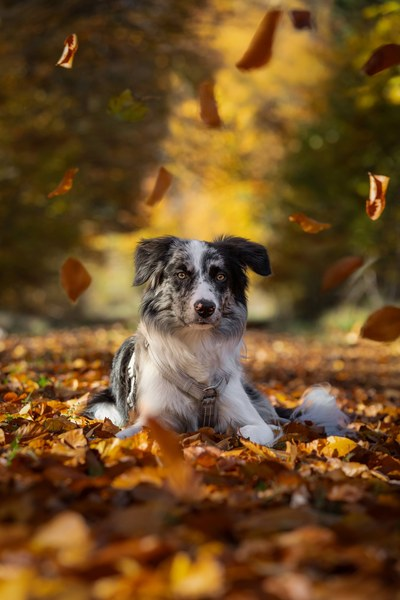
#> input picture images/thumbs/_mg_0420-8-edit-2.jpg, 400 x 600 px; its folder holds 4 pictures in this run
$ python process_photos.py ../images/thumbs
#> lines starting #> are read from the running program, lines starting #| are printed output that depends on the picture
"""
Photo Processing Script for Konrad Jaworski Photography Portfolio
=================================================================
Resizes and compresses photos from a source folder, generating:
  - Thumbnails (400px wide, 70% JPEG quality) → images/thumbs/
  - Medium versions (1200px wide, 85% JPEG quality) → images/medium/
  - A photos.json manifest → js/photos.json

Usage:
    pip install Pillow
    python scripts/process_photos.py <source_folder>

Example:
    python scripts/process_photos.py "C:/Users/kjawo/Downloads/GooglePhotos"
"""

import os
import sys
import json
from datetime import datetime
from pathlib import Path

try:
    from PIL import Image, ImageOps
    from PIL.ExifTags import Base as ExifBase
except ImportError:
    print("Error: Pillow is required. Install it with: pip install Pillow")
    sys.exit(1)

# Config
THUMB_WIDTH = 400
THUMB_QUALITY = 70
MEDIUM_WIDTH = 1200
MEDIUM_QUALITY = 85
SUPPORTED_EXTENSIONS = {'.jpg', '.jpeg', '.png', '.webp', '.tiff', '.bmp'}

# Paths (relative to project root)
PROJECT_ROOT = Path(__file__).resolve().parent.parent
THUMBS_DIR = PROJECT_ROOT / 'images' / 'thumbs'
MEDIUM_DIR = PROJECT_ROOT / 'images' / 'medium'
MANIFEST_PATH = PROJECT_ROOT / 'js' / 'photos.json'


def get_photo_date(img_path: Path) -> datetime:
    """Extract date from EXIF data, falling back to file modification time."""
    try:
        with Image.open(img_path) as img:
#> img is the input picture: PIL image 400x600 RGB; mean R, G, B 110.9, 78.1, 38.1
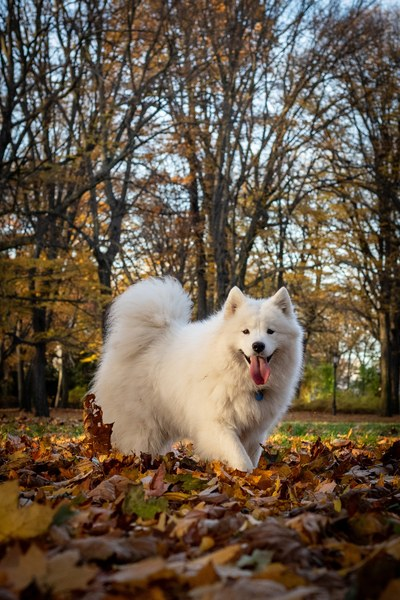
#> input picture images/thumbs/_mg_0623-3.jpg, 400 x 600 px
#> in get_photo_date, img is the input picture: PIL image 400x600 RGB; mean R, G, B 103.2, 88.7, 72.4
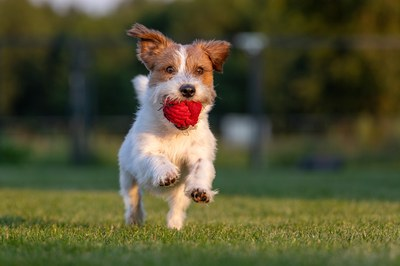
#> input picture images/thumbs/_mg_1080-2.jpg, 400 x 266 px
#> in get_photo_date, img is the input picture: PIL image 400x266 RGB; mean R, G, B 82.5, 82, 51.1
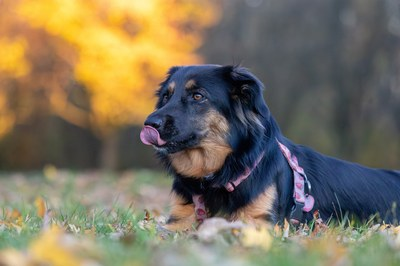
#> input picture images/thumbs/_mg_1291-3.jpg, 400 x 266 px
#> in get_photo_date, img is the input picture: PIL image 400x266 RGB; mean R, G, B 124.7, 115.6, 95.1
            exif = img._getexif()
            if exif:
                # Try DateTimeOriginal (36867), then DateTimeDigitized (36868), then DateTime (306)
                for tag_id in (36867, 36868, 306):
                    date_str = exif.get(tag_id)
                    if date_str:
                        return datetime.strptime(date_str, "%Y:%m:%d %H:%M:%S")
    except Exception:
        pass
    # Fallback: file modification time
    return datetime.fromtimestamp(img_path.stat().st_mtime)


def process_image(source_path: Path, filename: str) -> dict | None:
    """Process a single image: create thumbnail and medium version."""
#> called with filename = '_mg_1291-3.jpg'
    try:
        with Image.open(source_path) as img:
            # Fix orientation based on EXIF
            img = ImageOps.exif_transpose(img)

            # Convert to RGB if necessary (handles RGBA, palette, etc.)
            if img.mode not in ('RGB', 'L'):
                img = img.convert('RGB')

            w, h = img.size
#> w = 400; h = 266

            # Generate thumbnail
            thumb_height = int(h * (THUMB_WIDTH / w))
#> thumb_height = 266
            thumb = img.resize((THUMB_WIDTH, thumb_height), Image.LANCZOS)
            thumb_path = THUMBS_DIR / filename
            thumb.save(thumb_path, 'JPEG', quality=THUMB_QUALITY, optimize=True)

            # Generate medium
            if w > MEDIUM_WIDTH:
                medium_height = int(h * (MEDIUM_WIDTH / w))
                medium = img.resize((MEDIUM_WIDTH, medium_height), Image.LANCZOS)
            else:
                medium = img.copy()
            medium_path = MEDIUM_DIR / filename
            medium.save(medium_path, 'JPEG', quality=MEDIUM_QUALITY, optimize=True)

            return {
                'thumb': f'images/thumbs/{filename}',
                'medium': f'images/medium/{filename}',
                'alt': filename.rsplit('.', 1)[0].replace('_', ' ').replace('-', ' ')
            }

    except Exception as e:
        print(f"  ⚠ Error processing {source_path.name}: {e}")
        return None


def main():
    if len(sys.argv) < 2:
        print("Usage: python process_photos.py <source_folder>")
        print("Example: python process_photos.py \"C:/Users/kjawo/Downloads/GooglePhotos\"")
        sys.exit(1)

    source_dir = Path(sys.argv[1]).resolve()
    if not source_dir.is_dir():
        print(f"Error: '{source_dir}' is not a valid directory.")
        sys.exit(1)

    # Collect image files
    all_images = [
        f for f in source_dir.iterdir()
        if f.is_file() and f.suffix.lower() in SUPPORTED_EXTENSIONS
    ]

    # Sort newest to oldest by EXIF date (fallback: file mod time)
    print("Reading dates for sorting...")
    images = sorted(all_images, key=get_photo_date, reverse=True)

    if not images:
        print(f"No supported images found in '{source_dir}'.")
        print(f"Supported formats: {', '.join(SUPPORTED_EXTENSIONS)}")
        sys.exit(1)

    print(f"Found {len(images)} images in '{source_dir}'")
    print(f"Project root: {PROJECT_ROOT}")
    print()

    # Create output directories
    THUMBS_DIR.mkdir(parents=True, exist_ok=True)
    MEDIUM_DIR.mkdir(parents=True, exist_ok=True)

    manifest = []
    for i, img_path in enumerate(images, 1):
        # Normalize filename: lowercase, replace spaces
        filename = img_path.name.lower().replace(' ', '_')
        # Ensure .jpg extension
        if not filename.endswith('.jpg'):
            filename = filename.rsplit('.', 1)[0] + '.jpg'

        print(f"  [{i}/{len(images)}] Processing {img_path.name}...", end='')

        entry = process_image(img_path, filename)
        if entry:
            manifest.append(entry)
            print(" ✓")
        else:
            print(" ✗")

    # Write manifest
    MANIFEST_PATH.parent.mkdir(parents=True, exist_ok=True)
    with open(MANIFEST_PATH, 'w', encoding='utf-8') as f:
        json.dump(manifest, f, indent=2)

    print()
    print(f"✓ Processed {len(manifest)}/{len(images)} images")
    print(f"  Thumbnails: {THUMBS_DIR}")
    print(f"  Medium:     {MEDIUM_DIR}")
    print(f"  Manifest:   {MANIFEST_PATH}")

    # Show estimated sizes
    thumb_size = sum(f.stat().st_size for f in THUMBS_DIR.iterdir()) / (1024 * 1024)
    medium_size = sum(f.stat().st_size for f in MEDIUM_DIR.iterdir()) / (1024 * 1024)
    print(f"  Total size: {thumb_size:.1f} MB (thumbs) + {medium_size:.1f} MB (medium) = {thumb_size + medium_size:.1f} MB")


if __name__ == '__main__':
    main()
